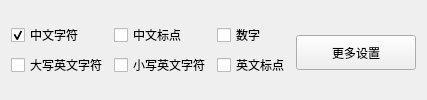
      <widget class="QWidget" name="tab_0">
       <attribute name="title">
        <string>文本清洗</string>
       </attribute>
       <layout class="QGridLayout" name="gridLayout">
        <item row="0" column="0">
         <layout class="QGridLayout" name="gridLayout_3">
          <item row="0" column="0">
           <widget class="QCheckBox" name="checkBox_Chinese">
            <property name="font">
             <font>
              <pointsize>9</pointsize>
             </font>
            </property>
            <property name="text">
             <string>中文字符</string>
            </property>
            <property name="checked">
             <bool>true</bool>
            </property>
           </widget>
          </item>
          <item row="0" column="1">
           <widget class="QCheckBox" name="checkBox_ChinesePunctuation">
            <property name="font">
             <font>
              <pointsize>9</pointsize>
             </font>
            </property>
            <property name="text">
             <string>中文标点</string>
            </property>
           </widget>
          </item>
          <item row="0" column="2">
           <widget class="QCheckBox" name="checkBox_Number">
            <property name="font">
             <font>
              <pointsize>9</pointsize>
             </font>
            </property>
            <property name="text">
             <string>数字</string>
            </property>
           </widget>
          </item>
          <item row="1" column="0">
           <widget class="QCheckBox" name="checkBox_EnglishUpper">
            <property name="font">
             <font>
              <pointsize>9</pointsize>
             </font>
            </property>
            <property name="text">
             <string>大写英文字符</string>
            </property>
           </widget>
          </item>
          <item row="1" column="1">
           <widget class="QCheckBox" name="checkBox_EnglishLower">
            <property name="font">
             <font>
              <pointsize>9</pointsize>
             </font>
            </property>
            <property name="text">
             <string>小写英文字符</string>
            </property>
           </widget>
          </item>
          <item row="1" column="2">
           <widget class="QCheckBox" name="checkBox_EnglishPunctuation">
            <property name="font">
             <font>
              <pointsize>9</pointsize>
             </font>
            </property>
            <property name="text">
             <string>英文标点</string>
            </property>
           </widget>
          </item>
         </layout>
        </item>
        <item row="0" column="1">
         <widget class="QPushButton" name="pushButton_textCleaningSetting">
          <property name="sizePolicy">
           <sizepolicy hsizetype="Expanding" vsizetype="Expanding">
            <horstretch>0</horstretch>
            <verstretch>0</verstretch>
           </sizepolicy>
          </property>
          <property name="minimumSize">
           <size>
            <width>120</width>
            <height>35</height>
           </size>
          </property>
          <property name="maximumSize">
           <size>
            <width>120</width>
            <height>30</height>
           </size>
          </property>
          <property name="font">
           <font>
            <pointsize>9</pointsize>
           </font>
          </property>
          <property name="text">
           <string>更多设置</string>
          </property>
          <property name="icon">
           <iconset>
            <normaloff>src/img/Setting.png</normaloff>src/img/Setting.png</iconset>
          </property>
         </widget>
        </item>
       </layout>
      </widget>
